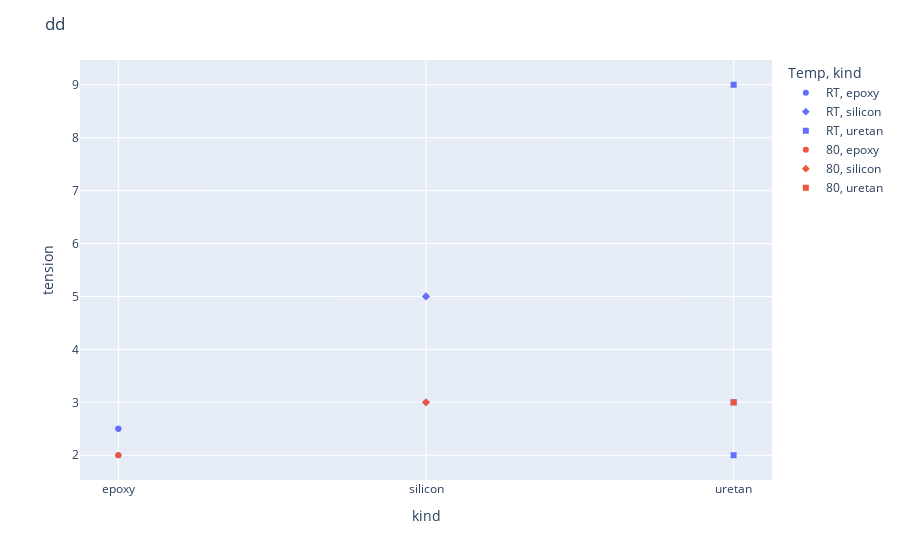

Notebook cell for this chart:
### Code cell
import plotly.express as px
import pandas as pd

df = pd.read_excel('data.xlsx', index_col=0, header=0)
df['date'] = df['date'].dt.strftime('%y/%m/%d')

fig = px.scatter(df, x=df["kind"], y="tension", color="Temp",
                 symbol="kind", hover_data=["plasma", "burasuto", "date"])

fig.update_layout(
    hoverlabel=dict(
        bgcolor="white",
        font_size=16,
        # font_family="Rockwell"
    ),
    title="dd",
    xaxis=dict(autorange=True, ticks='', showticklabels=True,),


)
fig.show()
fig.write_html('result.html')

### Figure 1 — Plotly figure (JSON) as saved in the notebook; plotly's stock layout.template omitted (floating-point values rounded to 4 significant figures)
{"data": [{"customdata": [["YES", 60, "23/04/24"], ["No", 0, "23/04/24"], ["No", 60, "23/04/24"]], "hovertemplate": "Temp=RT<br>kind=%{x}<br>tension=%{y}<br>plasma=%{customdata[0]}<br>burasuto=%{customdata[1]}<br>date=%{customdata[2]}<extra></extra>", "legendgroup": "RT, epoxy", "marker": {"color": "#636efa", "symbol": "circle"}, "mode": "markers", "name": "RT, epoxy", "orientation": "v", "showlegend": true, "type": "scatter", "x": ["epoxy", "epoxy", "epoxy"], "xaxis": "x", "y": [2.5, 2.5, 2], "yaxis": "y"}, {"customdata": [["YES", 0, "23/04/24"], ["YES", 60, "23/04/24"], ["No", 0, "23/04/24"]], "hovertemplate": "Temp=RT<br>kind=%{x}<br>tension=%{y}<br>plasma=%{customdata[0]}<br>burasuto=%{customdata[1]}<br>date=%{customdata[2]}<extra></extra>", "legendgroup": "RT, silicon", "marker": {"color": "#636efa", "symbol": "diamond"}, "mode": "markers", "name": "RT, silicon", "orientation": "v", "showlegend": true, "type": "scatter", "x": ["silicon", "silicon", "silicon"], "xaxis": "x", "y": [3, 5, 5], "yaxis": "y"}, {"customdata": [["YES", 60, "23/04/24"], ["YES", 0, "23/04/24"], ["No", 60, "23/04/24"]], "hovertemplate": "Temp=RT<br>kind=%{x}<br>tension=%{y}<br>plasma=%{customdata[0]}<br>burasuto=%{customdata[1]}<br>date=%{customdata[2]}<extra></extra>", "legendgroup": "RT, uretan", "marker": {"color": "#636efa", "symbol": "square"}, "mode": "markers", "name": "RT, uretan", "orientation": "v", "showlegend": true, "type": "scatter", "x": ["uretan", "uretan", "uretan"], "xaxis": "x", "y": [3, 9, 2], "yaxis": "y"}, {"customdata": [["YES", 0, "23/04/24"]], "hovertemplate": "Temp=80<br>kind=%{x}<br>tension=%{y}<br>plasma=%{customdata[0]}<br>burasuto=%{customdata[1]}<br>date=%{customdata[2]}<extra></extra>", "legendgroup": "80, epoxy", "marker": {"color": "#EF553B", "symbol": "circle"}, "mode": "markers", "name": "80, epoxy", "orientation": "v", "showlegend": true, "type": "scatter", "x": ["epoxy"], "xaxis": "x", "y": [2], "yaxis": "y"}, {"customdata": [["No", 60, "23/04/24"]], "hovertemplate": "Temp=80<br>kind=%{x}<br>tension=%{y}<br>plasma=%{customdata[0]}<br>burasuto=%{customdata[1]}<br>date=%{customdata[2]}<extra></extra>", "legendgroup": "80, silicon", "marker": {"color": "#EF553B", "symbol": "diamond"}, "mode": "markers", "name": "80, silicon", "orientation": "v", "showlegend": true, "type": "scatter", "x": ["silicon"], "xaxis": "x", "y": [3], "yaxis": "y"}, {"customdata": [["No", 0, "23/04/24"]], "hovertemplate": "Temp=80<br>kind=%{x}<br>tension=%{y}<br>plasma=%{customdata[0]}<br>burasuto=%{customdata[1]}<br>date=%{customdata[2]}<extra></extra>", "legendgroup": "80, uretan", "marker": {"color": "#EF553B", "symbol": "square"}, "mode": "markers", "name": "80, uretan", "orientation": "v", "showlegend": true, "type": "scatter", "x": ["uretan"], "xaxis": "x", "y": [3], "yaxis": "y"}], "layout": {"hoverlabel": {"bgcolor": "white", "font": {"size": 16}}, "legend": {"title": {"text": "Temp, kind"}, "tracegroupgap": 0}, "margin": {"t": 60}, "title": {"text": "dd"}, "xaxis": {"anchor": "y", "autorange": true, "categoryarray": ["epoxy", "silicon", "uretan"], "categoryorder": "array", "domain": [0, 1], "showticklabels": true, "ticks": "", "title": {"text": "kind"}}, "yaxis": {"anchor": "x", "domain": [0, 1], "title": {"text": "tension"}}}}
